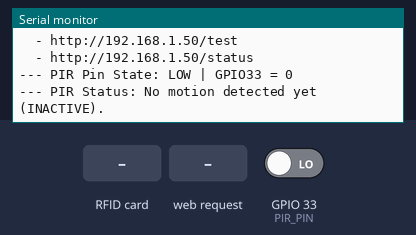
The sketch below on a simulated ESP32. Shown: the last lines printed to the serial monitor. The inputs (shaded band) are chosen by the test bench; at power-on: GPIO 33 (PIR_PIN) LOW. WiFi joins after 1.5 s; servers stay silent unless stated.

Above: at 13.2 s.
13.3 s: GPIO 33 (PIR_PIN) driven HIGH
At 14.7 s:
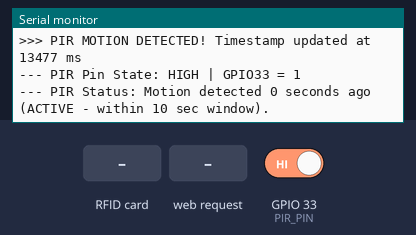
14.9 s: RFID card 31 41 59 26 53 held to the reader
At 16.0 s:
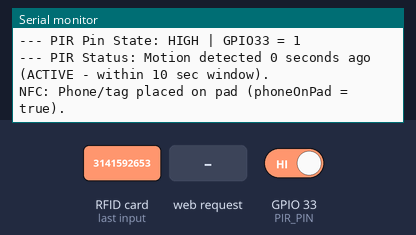
16.4 s: HTTP request GET /status received
At 16.7 s:
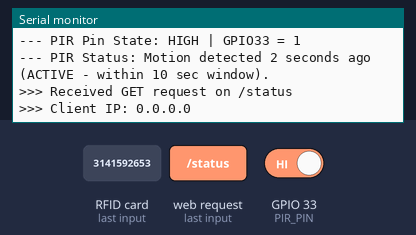
17.9 s: HTTP request GET / received
At 18.19 s:
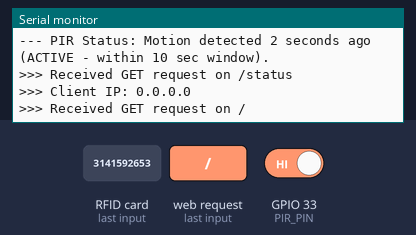
20.9 s: HTTP request GET /test received
At 21.7 s:
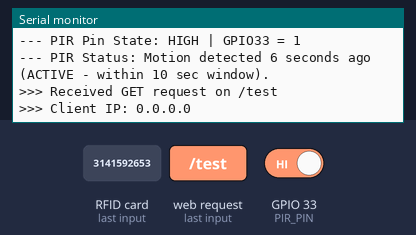
22.5 s: GPIO 33 (PIR_PIN) driven LOW
At 23.4 s:
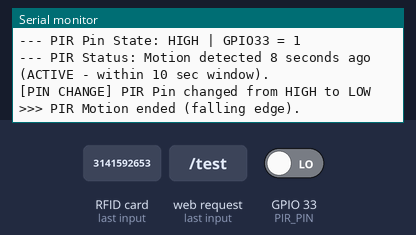
Timing chart, 0 to 25.1 s (numbered marks = the images above; inputs shaded):
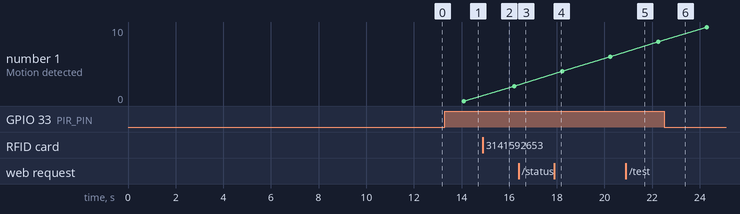

Measured:
- after the input at 13.3 s, the serial monitor: prints a new line after 0.18 s (image 1)
- after the input at 14.9 s, the serial monitor: prints a new line at once (image 2)
- after the input at 16.4 s, the serial monitor: prints a new line at once (image 3)
- after the input at 17.9 s, the serial monitor: prints a new line after 0.13 s (image 4)
- after the input at 20.9 s, the serial monitor: prints a new line after 0.16 s (image 5)
- after the input at 22.5 s, the serial monitor: prints a new line after 0.17 s (image 6)

The sketch:

esp32_pir_nfc_web.ino
```cpp
#include <WiFi.h>
#include <WebServer.h>
#include <Wire.h>
#include <Adafruit_PN532.h>

// ---------- WIFI DETAILS ----------
const char* WIFI_SSID = "Pi(10)";
const char* WIFI_PASS = "3141592653";

// Force a static IP so you always hit the same address.
// Updated for your 10.208.80.x network (Gateway: 10.208.80.31)
const IPAddress STATIC_IP(10, 208, 80, 200);      // New Static IP
const IPAddress GATEWAY_IP(10, 208, 80, 31);      // Your Router's Gateway
const IPAddress SUBNET_MASK(255, 255, 255, 0);    // Standard Subnet
const IPAddress DNS_IP(8, 8, 8, 8);

// ---------- PIN CONFIG ----------
#define PIR_PIN       33        // PIR OUT pin
#define PN532_IRQ     4         // any free GPIO (required by library)
#define PN532_RESET   -1        // RSTO NOT connected

// NFC object (I2C)
Adafruit_PN532 nfc(PN532_IRQ, PN532_RESET);

// Web server on port 80
WebServer server(80);

// ---------- STATE VARIABLES ----------
bool phoneOnPad = false;
unsigned long lastPhoneChangeMs = 0;
unsigned long lastNfcDetectedMs = 0;  // Track when NFC tag was last successfully detected
const unsigned long NFC_TIMEOUT_MS = 5000;  // 5 seconds - if no detection for this long, consider removed

unsigned long lastMotionMs = 0;
const unsigned long MOTION_WINDOW_MS = 10000;   // 10 seconds

bool nfcInitialized = false;  // Track if PN532 was successfully initialized

// ---------- HTTP HANDLER ----------
void handleStatus() {
  Serial.println(">>> Received GET request on /status");
  IPAddress clientIP = server.client().remoteIP();
  Serial.print(">>> Client IP: ");
  Serial.println(clientIP);

  unsigned long now = millis();

  unsigned long phoneAgo = (lastPhoneChangeMs == 0)
                           ? 0
                           : (now - lastPhoneChangeMs) / 1000;
  unsigned long motionAgo = (lastMotionMs == 0)
                            ? 999999
                            : (now - lastMotionMs) / 1000;

  String json = "{";
  json += "\"phoneOnPad\":";
  json += (phoneOnPad ? "true" : "false");
  json += ",\"lastPhoneChangeAgoSec\":";
  json += phoneAgo;
  json += ",\"lastMotionAgoSec\":";
  json += motionAgo;
  json += "}";

  // Allow browser JS to call this (CORS)
  server.sendHeader("Access-Control-Allow-Origin", "*");
  server.send(200, "application/json", json);
}

void setupWiFi() {
  Serial.print("Connecting to WiFi: ");
  Serial.println(WIFI_SSID);

  WiFi.mode(WIFI_STA);

  // Apply static network settings before connecting.
  // STATIC IP CONFIGURATION (Updated to match your 10.208.80.x network)
  if (!WiFi.config(STATIC_IP, GATEWAY_IP, SUBNET_MASK, DNS_IP)) {
    Serial.println("WARNING: Failed to configure static IP (WiFi.config).");
    Serial.println("ESP32 will use DHCP instead. Check your network settings!");
  } else {
    Serial.println("Static IP configuration applied successfully.");
    Serial.print("Configured IP: ");
    Serial.println(STATIC_IP);
  }

  WiFi.begin(WIFI_SSID, WIFI_PASS);

  int attempts = 0;
  const int maxAttempts = 50; // 20 seconds max (50 * 400ms)

  while (WiFi.status() != WL_CONNECTED && attempts < maxAttempts) {
    delay(400);
    Serial.print(".");
    attempts++;
  }

  Serial.println();

  if (WiFi.status() != WL_CONNECTED) {
    Serial.println("ERROR: Failed to connect to WiFi!");
    Serial.println("Check your SSID and password.");
    return;
  }

  Serial.println("WiFi connected!");
  Serial.print("ESP32 IP Address: ");
  IPAddress actualIP = WiFi.localIP();
  Serial.println(actualIP);

  // Verify if static IP was actually applied
  if (actualIP != STATIC_IP) {
    Serial.println("⚠️ WARNING: Static IP was NOT applied!");
    Serial.print("Expected IP: ");
    Serial.println(STATIC_IP);
    Serial.print("Actual IP (from DHCP): ");
    Serial.println(actualIP);
    Serial.println("Frontend should connect to the ACTUAL IP shown above!");
  } else {
    Serial.println("✓ Static IP confirmed: matches configured IP");
  }

  Serial.print("Gateway: ");
  Serial.println(WiFi.gatewayIP());
  Serial.print("Subnet Mask: ");
  Serial.println(WiFi.subnetMask());
  Serial.print("RSSI (Signal Strength): ");
  Serial.print(WiFi.RSSI());
  Serial.println(" dBm");
}

void setup() {
  Serial.begin(115200);
  delay(100);

  Serial.println("\n=== ESP32 PIR + NFC + Web API ===");

  // PIR - use INPUT (PIR sensors have their own output, no need for pull-up/pull-down)
  pinMode(PIR_PIN, INPUT);
  Serial.println("PIR sensor initialized on GPIO33. Waiting for sensor to stabilize...");

  // Check initial pin state
  int initialPinState = digitalRead(PIR_PIN);
  Serial.print("Initial PIR pin state: ");
  Serial.println(initialPinState == HIGH ? "HIGH" : "LOW");

  delay(10000);  // 10 second warm-up (reduced from 30)
  Serial.println("PIR sensor ready! Start testing motion detection.");

  // Check pin state after warm-up
  int warmupPinState = digitalRead(PIR_PIN);
  Serial.print("PIR pin state after warm-up: ");
  Serial.println(warmupPinState == HIGH ? "HIGH" : "LOW");

  // WiFi
  setupWiFi();

  // I2C + PN532
  Serial.println("Initializing I2C...");
  Wire.begin(21, 22);  // SDA = 21, SCL = 22 on ESP32
  delay(100);  // Give I2C time to stabilize

  Serial.println("Initializing PN532...");
  nfc.begin();
  delay(200);  // Give PN532 time to initialize

  // Try multiple times to detect PN532
  uint32_t versiondata = 0;
  int retryCount = 0;
  const int maxRetries = 5;

  while (!versiondata && retryCount < maxRetries) {
    Serial.print("Attempting to detect PN532 (attempt ");
    Serial.print(retryCount + 1);
    Serial.print("/");
    Serial.print(maxRetries);
    Serial.println(")...");

    versiondata = nfc.getFirmwareVersion();

    if (!versiondata) {
      retryCount++;
      delay(500);  // Wait before retry
    }
  }

  if (!versiondata) {
    Serial.println("ERROR: PN532 not detected after multiple attempts!");
    Serial.println("Troubleshooting:");
    Serial.println("1. Check I2C connections: SDA=GPIO21, SCL=GPIO22");
    Serial.println("2. Verify PN532 is powered (3.3V and GND)");
    Serial.println("3. Check I2C pull-up resistors (usually 4.7kΩ)");
    Serial.println("4. Try power cycling the ESP32 and PN532");
    Serial.println("5. Verify PN532 is in I2C mode (not SPI)");
    Serial.println("Continuing without NFC functionality...");
    nfcInitialized = false;  // Mark as not initialized
  } else {
    Serial.print("PN532 detected! Firmware version: 0x");
    Serial.println((versiondata >> 24) & 0xFF, HEX);
    nfc.SAMConfig();
    Serial.println("PN532 configured successfully.");
    nfcInitialized = true;  // Mark as successfully initialized
  }

  lastMotionMs = 0; // start with no motion (inactive)

  // Web server routes
  server.on("/status", HTTP_GET, handleStatus);
  server.on("/", HTTP_GET, []() {
    Serial.println(">>> Received GET request on /");
    server.sendHeader("Access-Control-Allow-Origin", "*");
    server.send(200, "text/plain",
                "ESP32 PIR + NFC Status API. Use /status endpoint.");
  });

  // Add a simple test endpoint for debugging
  server.on("/test", HTTP_GET, []() {
    Serial.println(">>> Received GET request on /test");
    IPAddress clientIP = server.client().remoteIP();
    Serial.print(">>> Client IP: ");
    Serial.println(clientIP);
    server.sendHeader("Access-Control-Allow-Origin", "*");
    String response = "ESP32 is reachable! Server time: " + String(millis()) + "ms";
    server.send(200, "text/plain", response);
  });

  // Add a 404 handler to log all requests
  server.onNotFound([]() {
    Serial.print(">>> Received request for unknown path: ");
    Serial.println(server.uri());
    IPAddress clientIP = server.client().remoteIP();
    Serial.print(">>> Client IP: ");
    Serial.println(clientIP);
    server.sendHeader("Access-Control-Allow-Origin", "*");
    server.send(404, "text/plain", "Not Found");
  });

  server.begin();
  Serial.println("HTTP server started on port 80.");
  Serial.println("Server is ready to accept connections.");
  Serial.println("Test endpoints:");
  Serial.println("  - http://" + WiFi.localIP().toString() + "/");
  Serial.println("  - http://" + WiFi.localIP().toString() + "/test");
  Serial.println("  - http://" + WiFi.localIP().toString() + "/status");
}

void loop() {
  server.handleClient();

  unsigned long now = millis();

  // ---------- A) PIR MOTION (independent) ----------
  static bool lastPirState = LOW;
  static unsigned long lastMotionStatusPrint = 0;
  static unsigned long lastPinChangePrint = 0;
  bool pirState = digitalRead(PIR_PIN);

  // Print pin state change immediately for debugging
  if (pirState != lastPirState) {
    Serial.print("[PIN CHANGE] PIR Pin changed from ");
    Serial.print(lastPirState == HIGH ? "HIGH" : "LOW");
    Serial.print(" to ");
    Serial.println(pirState == HIGH ? "HIGH" : "LOW");
    lastPinChangePrint = now;
  }

  // Update timestamp ONLY on rising edge (when motion first detected)
  if (pirState == HIGH && lastPirState == LOW) {
    // Rising edge - new motion detected
    lastMotionMs = now;
    Serial.print(">>> PIR MOTION DETECTED! Timestamp updated at ");
    Serial.print(now);
    Serial.println(" ms");
  } else if (pirState == LOW && lastPirState == HIGH) {
    // Falling edge - motion stopped
    Serial.println(">>> PIR Motion ended (falling edge).");
  }
  lastPirState = pirState;

  // Print motion status every 2 seconds
  if (now - lastMotionStatusPrint >= 2000) {
    lastMotionStatusPrint = now;
    Serial.print("--- PIR Pin State: ");
    Serial.print(pirState == HIGH ? "HIGH" : "LOW");
    Serial.print(" | GPIO33 = ");
    Serial.println(pirState);

    if (lastMotionMs == 0) {
      Serial.println("--- PIR Status: No motion detected yet (INACTIVE).");
    } else {
      unsigned long motionAgo = (now - lastMotionMs) / 1000;
      if (motionAgo <= 10) {
        Serial.print("--- PIR Status: Motion detected ");
        Serial.print(motionAgo);
        Serial.println(" seconds ago (ACTIVE - within 10 sec window).");
      } else {
        Serial.print("--- PIR Status: Last motion was ");
        Serial.print(motionAgo);
        Serial.println(" seconds ago (INACTIVE - outside 10 sec window).");
      }
    }
  }

  // ---------- B) NFC PHONE DETECTION (continuous) ----------
  // Only try to read NFC if PN532 was successfully initialized
  if (nfcInitialized) {
    uint8_t success;
    uint8_t uid[7];
    uint8_t uidLength;

    // check for NFC tag with short timeout (non‑blocking)
    success = nfc.readPassiveTargetID(PN532_MIFARE_ISO14443A, uid, &uidLength, 100);

    if (success) {
      // NFC tag detected - update detection timestamp
      lastNfcDetectedMs = now;

      // If phone wasn't on pad, mark it as on pad now
      if (!phoneOnPad) {
        phoneOnPad = true;
        lastPhoneChangeMs = now;
        Serial.println("NFC: Phone/tag placed on pad (phoneOnPad = true).");
      }
    } else {
      // No NFC tag detected - check if it's been more than 5 seconds since last detection
      if (phoneOnPad && (now - lastNfcDetectedMs) > NFC_TIMEOUT_MS) {
        // It's been more than 5 seconds since last detection, mark as removed
        phoneOnPad = false;
        lastPhoneChangeMs = now;
        Serial.println("NFC: Phone/tag removed from pad (no detection for >5s).");
      }
    }
  }

  delay(100); // small delay
}
```
